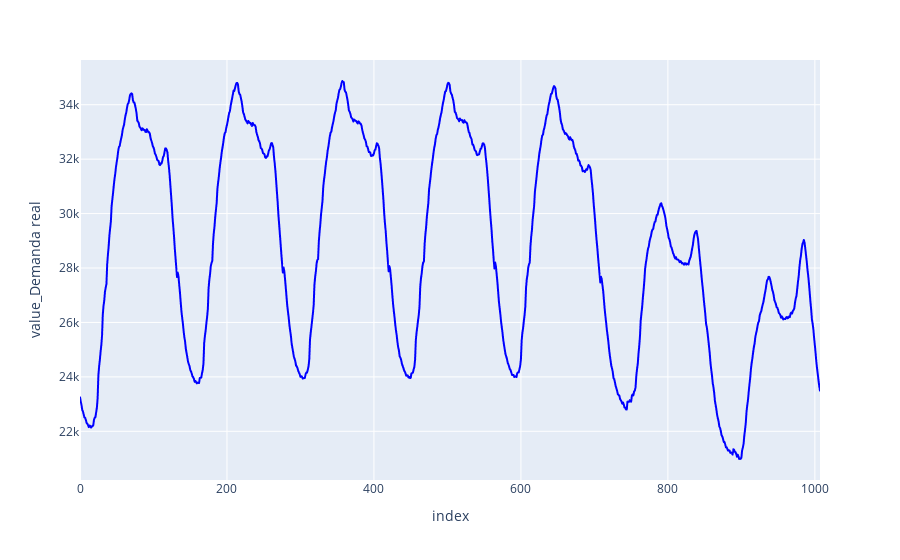

Here is the notebook cell this chart was saved with:
### Code cell
fig = px.line(verano_semana, x='index', y = "value_Demanda real", color_discrete_sequence=['blue'])
fig.show()

### Figure 1 — Plotly figure (JSON) as saved in the notebook; plotly's stock layout.template omitted (floating-point values rounded to 4 significant figures; data arrays with more than 128 entries replaced by an {"elided": "..."} marker saying what was removed)
{"data": [{"hovertemplate": "index=%{x}<br>value_Demanda real=%{y}<extra></extra>", "legendgroup": "", "line": {"color": "blue", "dash": "solid"}, "marker": {"symbol": "circle"}, "mode": "lines", "name": "", "showlegend": false, "type": "scattergl", "x": {"elided": "1008 int values"}, "xaxis": "x", "y": {"elided": "1008 float values"}, "yaxis": "y"}], "layout": {"legend": {"tracegroupgap": 0}, "margin": {"t": 60}, "xaxis": {"anchor": "y", "domain": [0, 1], "title": {"text": "index"}}, "yaxis": {"anchor": "x", "domain": [0, 1], "title": {"text": "value_Demanda real"}}}}
